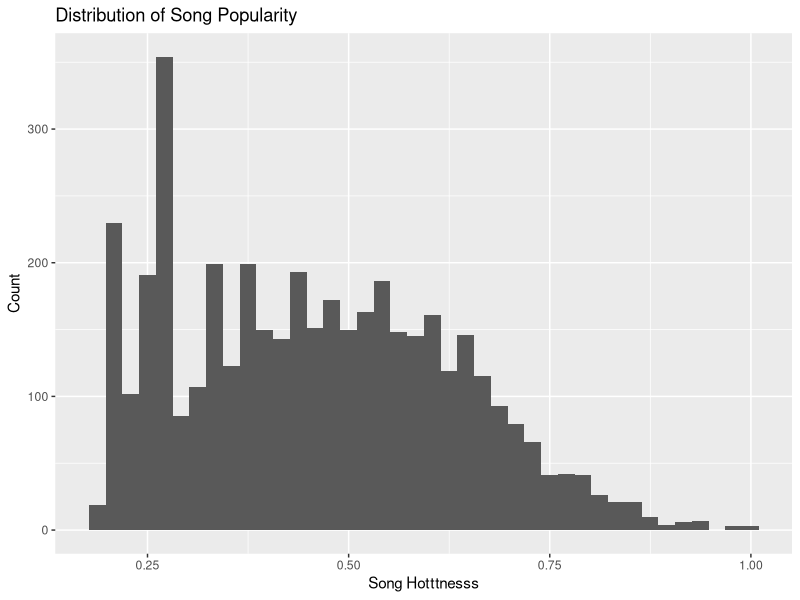
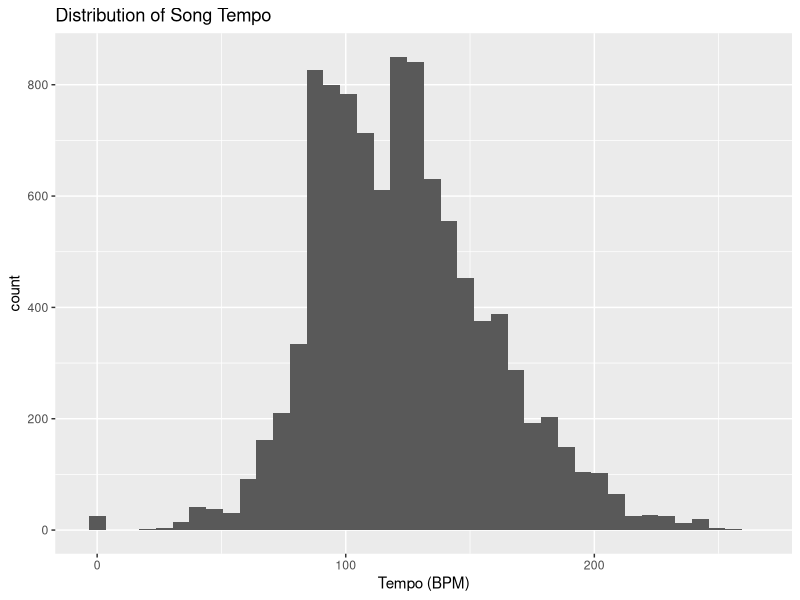
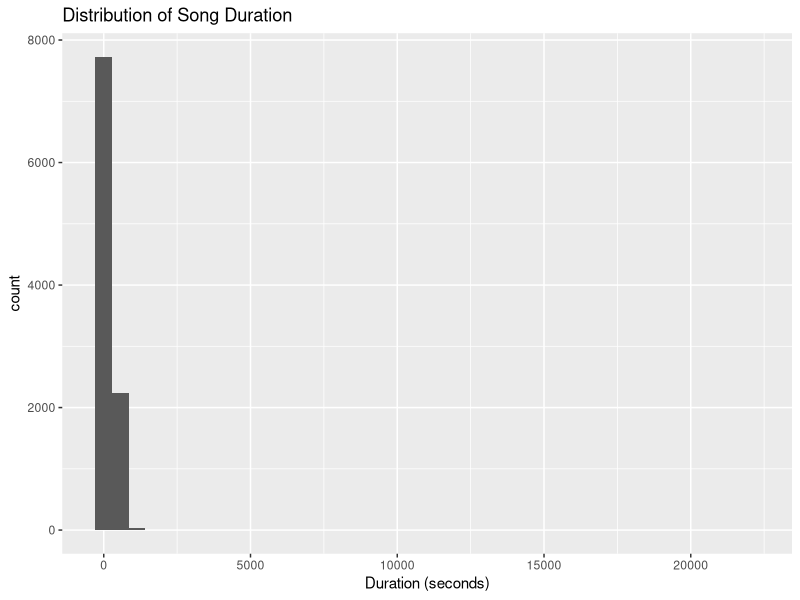
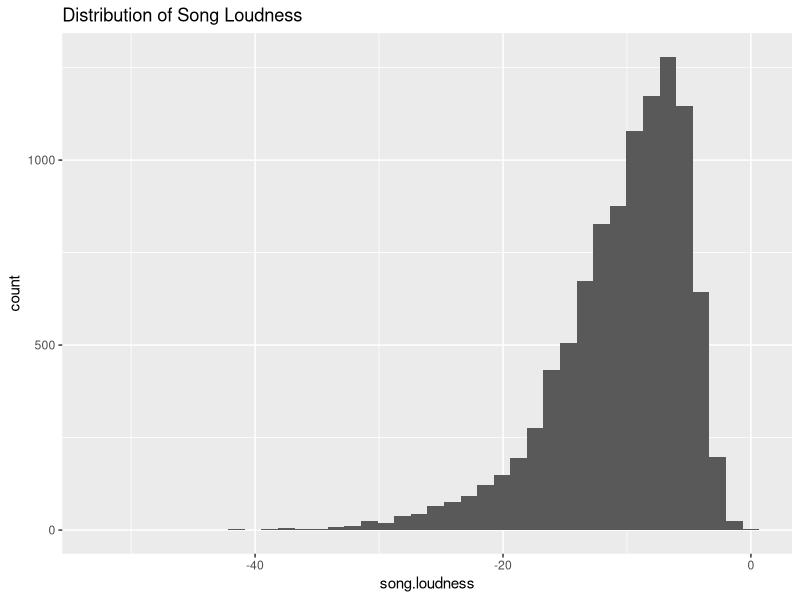
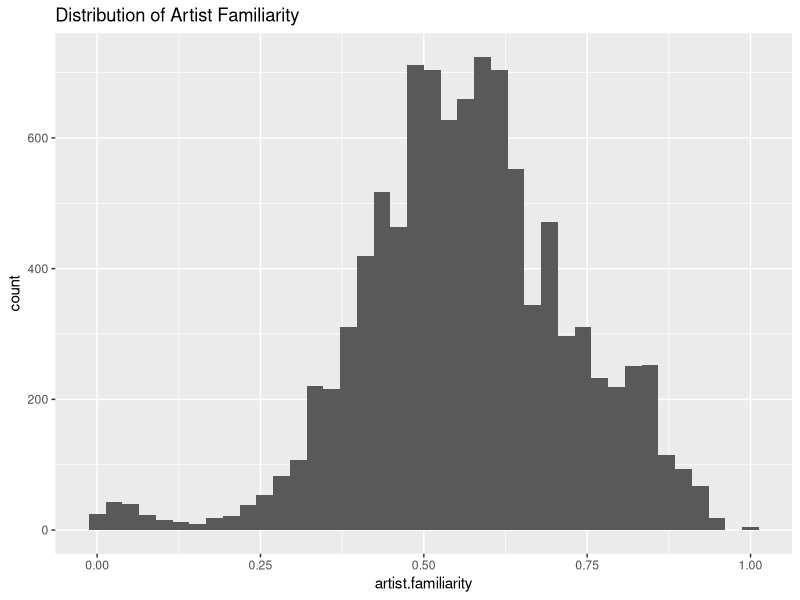
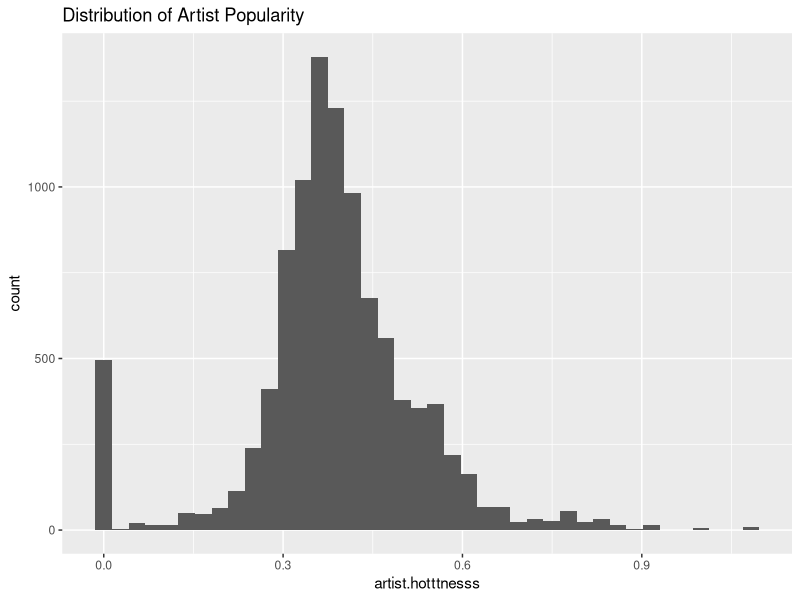
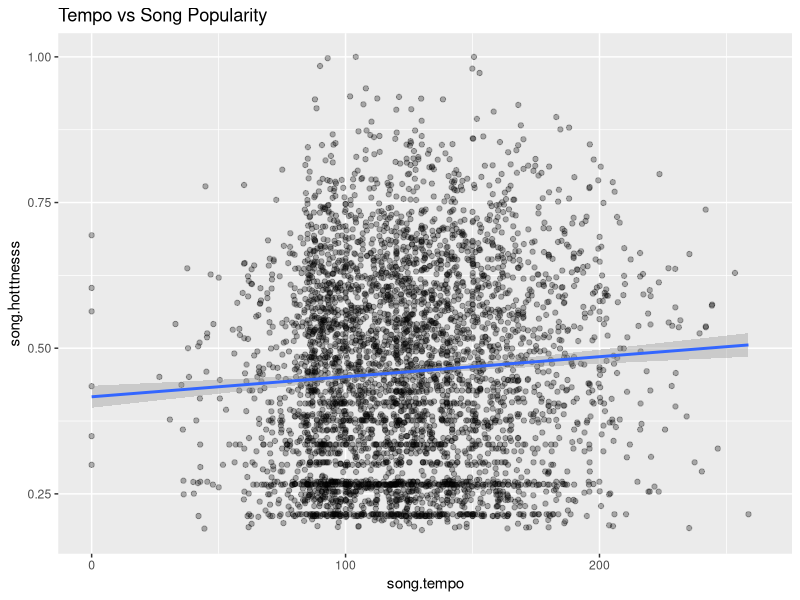
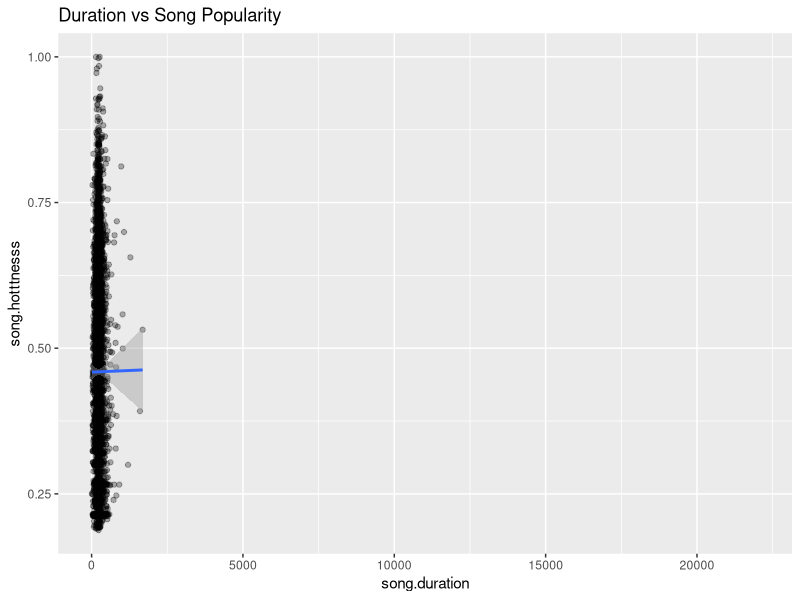

Recreate these plots in R, in order.
# Exploratory data analysis

#load libraries
library(tidyverse)

# a look at the data set
music <- read_csv("data/music_clean.csv")

# missing data
music %>%
  summarise(across(everything(), ~ mean(is.na(.)))) %>%
  pivot_longer(everything(),
               names_to = "variable",
               values_to = "percent_missing") %>%
  arrange(desc(percent_missing))

# Song popularity (song.hotttnesss) distribution
ggplot(music, aes(song.hotttnesss)) +
  geom_histogram(bins = 40) +
  labs(
    title = "Distribution of Song Popularity",
    x = "Song Hotttnesss",
    y = "Count"
  )

# Potential Predictors

## DISTRIBUTIONS
ggplot(music, aes(song.tempo)) +
  geom_histogram(bins = 40) +
  labs(title = "Distribution of Song Tempo", x = "Tempo (BPM)")

ggplot(music, aes(song.duration)) +
  geom_histogram(bins = 40) +
  labs(title = "Distribution of Song Duration", x = "Duration (seconds)")

ggplot(music, aes(song.loudness)) +
  geom_histogram(bins = 40) +
  labs(title = "Distribution of Song Loudness")

ggplot(music, aes(artist.familiarity)) +
  geom_histogram(bins = 40) +
  labs(title = "Distribution of Artist Familiarity")

ggplot(music, aes(artist.hotttnesss)) +
  geom_histogram(bins = 40) +
  labs(title = "Distribution of Artist Popularity")

## HISTOGRAMS

ggplot(music, aes(song.tempo, song.hotttnesss)) +
  geom_point(alpha = 0.3) +
  geom_smooth(method = "lm") +
  labs(title = "Tempo vs Song Popularity")

ggplot(music, aes(song.duration, song.hotttnesss)) +
  geom_point(alpha = 0.3) +
  geom_smooth(method = "lm") +
  labs(title = "Duration vs Song Popularity")

ggplot(music, aes(song.loudness, song.hotttnesss)) +
  geom_point(alpha = 0.3) +
  geom_smooth(method = "lm") +
  labs(title = "Loudness vs Song Popularity")

ggplot(music, aes(artist.familiarity, song.hotttnesss)) +
  geom_point(alpha = 0.3) +
  geom_smooth(method = "lm") +
  labs(title = "Artist Familiarity vs Song Popularity")

ggplot(music, aes(artist.hotttnesss, song.hotttnesss)) +
  geom_point(alpha = 0.3) +
  geom_smooth(method = "lm") +
  labs(title = "Artist Popularity vs Song Popularity")
